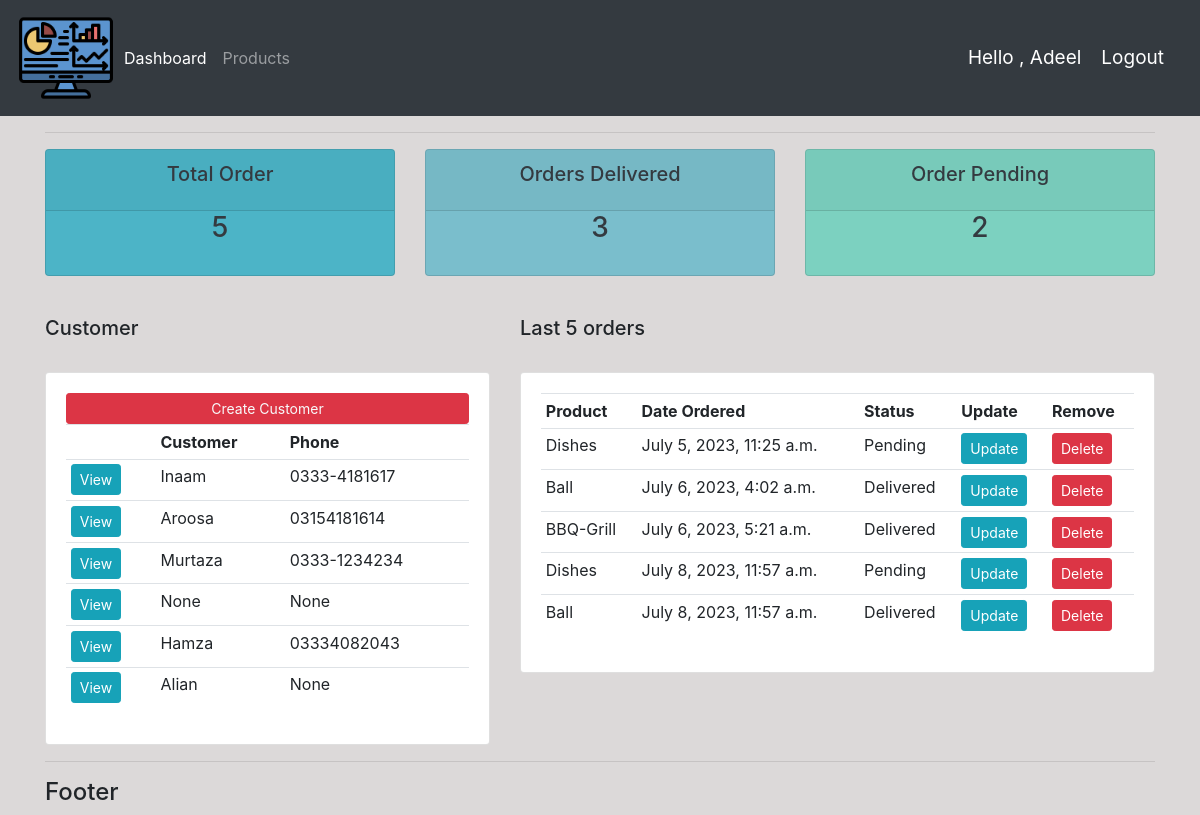
The app's page / (signed in) with its own data.
### accounts/models.py (models this page shows, shortened)
class Costumer(models.Model):
    user = models.OneToOneField(
        User, null=True, blank=True, on_delete=models.CASCADE)
    name = models.CharField(max_length=200, null=True)
    phone = models.CharField(max_length=200, null=True)
    email = models.CharField(max_length=200, null=True)
    profile_pic = models.ImageField(
        default='profile-pic.png', null=True, blank=True)
    date_created = models.DateTimeField(auto_now_add=True, null=True)

class Order(models.Model):
    STATUS = (
        ('Pending', 'Pending'),
        ('Out for Delivery', 'Out for Delivery'),
        ('Delivered', 'Delivered'),
    )
    costumer = models.ForeignKey(
        "Costumer", null=True, on_delete=models.SET_NULL)
    product = models.ForeignKey(
        "Product", null=True, on_delete=models.SET_NULL)
    date_created = models.DateTimeField(auto_now_add=True, null=True)
    status = models.CharField(max_length=200, null=True, choices=STATUS)
    note = models.CharField(max_length=1000, null=True)

class Product(models.Model):
    CATEGORY = (
        ('Indoor', 'Indoor'),
        ('Out door', 'Out door'),
    )
    name = models.CharField(max_length=200, null=True)
    price = models.FloatField(null=True)
    category = models.CharField(max_length=200, null=True, choices=CATEGORY)
    description = models.CharField(max_length=200, null=True, blank=True)
    date_created = models.DateTimeField(auto_now_add=True, null=True)
    tags = models.ManyToManyField(Tag)
    def __str__(self):
        return self.name

### accounts/decorators.py (the view)
    def wrapper_func(request, *args, **kwargs):
        group = None
        if request.user.groups.exists():
            group = request.user.groups.all()[0].name
        if group == 'costumer':
            return redirect('user-Page')
        if group == 'admin':
            return view_func(request, *args, **kwargs)

### accounts/views.py (called while the page is built)
@login_required(login_url='login')
@admin_only
def home(request):
    orders = Order.objects.all()
    costumers = Costumer.objects.all()
    total_costumers = costumers.count()
    total_orders = orders.count()
    delivered = orders.filter(status='Delivered').count()
    pending = orders.filter(status='Pending').count()
    context = {'costumers': costumers, 'orders': orders, 'total_costumers': total_costumers,
               'total_orders': total_orders, 'delivered': delivered, 'pending': pending, }
    return render(request, 'accounts/dashboard.html', context)

### accounts/templates/accounts/dashboard.html (shortened to what this page needs)
{% extends 'accounts/main.html' %} {% block content %}
{% include 'accounts/status.html' %}
<br />
<div class="container">
    <div class="row">
        <div class="col-md-5">
            <h5>Customer</h5>
            <br />
            <div class="card card-body">
                <a class="btn btn-danger btn-sm btn-block text-light">Create Customer</a>
                <table class="table table-sm">
                    <tr>
                        <th></th>
                        <th>Customer</th>
                        <th>Phone</th>
                    </tr>
                    {% for costumer in costumers %}
                    <tr>
                        <td>
                            <a class="btn btn-sm btn-info" href="{% url 'costumer' costumer.id %}">View</a>
                        </td>
                        <td>{{costumer.name}}</td>
                        <td>{{costumer.phone}}</td>
                    </tr>
                    {% endfor %}
                </table>
            </div>
        </div>
        <div class="col-md-7">
            <h5>Last 5 orders</h5>
            <br />
            <div class="card card-body">
                <table class="table table-sm">
                    <tr>
                        <th>Product</th>
                        <th>Date Ordered</th>
                        <th>Status</th>
                        <th>Update</th>
                        <th>Remove</th>
                    </tr>
                    {% for order in orders %}
                    <tr>
                        <td>{{order.product}}</td>
                        <td>{{order.date_created}}</td>
                        <td>{{order.status}}</td>
                        <td><a class="btn btn-sm btn-info" href="{% url 'update_order' order.id %}">Update</a></td>
                        <td><a class="btn btn-sm btn-danger" href="{% url 'delete_order' order.id %}">Delete</a></td>
                    </tr>
                    {% endfor %}
                </table>
            </div>
        </div>
    </div>
    {% endblock content %}

### accounts/templates/accounts/main.html (shortened to what this page needs)
{% load static %}
<!DOCTYPE html>
<html>
  <head>
    <link
      rel="stylesheet"
      href="https://cdn.jsdelivr.net/npm/bootstrap@4.0.0/dist/css/bootstrap.min.css"
    />
    <link
      rel="stylesheet"
      type="text/css"
      href="{% static '/css/main.css' %}"
    />
  </head>
  <body>
    {% include 'accounts/nav-bar.html' %} {% block content %} {% endblock %}
    <hr />
    <h4>Footer</h4>
  </body>
</html>

### accounts/templates/accounts/nav-bar.html (shortened to what this page needs)
{% load static %}
<nav class="navbar navbar-expand-lg navbar-dark bg-dark">
  <img src="{% static 'images/2.png' %}" width="100" height="100" />
  <div class="collapse navbar-collapse" id="navbarNav">
    <ul class="navbar-nav">
      {% if request.user.is_staff %}
      <li class="nav-item active">
        <a class="nav-link" href="{% url 'home' %}">Dashboard</a>
      </li>
      <li class="nav-item">
        <a class="nav-link" href="{% url 'products' %}">Products</a>
      </li>
      {% else %}
      <li class="nav-item">
        <a class="nav-link" href="{% url 'account' %}">Settings</a>
      </li>
      {% endif %}
    </ul>
  </div>
  <span class="hello-msg">Hello , {{request.user}}</span>
  <span><a class="hello-msg" href="{% url 'logout' %}">Logout</a></span>
</nav>

### accounts/templates/accounts/status.html
<div class="container">
  <hr />
  <div class="row">
    <div class="col-md">
      <div class="text-center text-dark card mb-3" id="total-orders">
        <div class="card-header">
          <h5 class="card-title">Total Order</h5>
        </div>
        <div class="class-body" style="height: 4rem">
          <h3 class="card-title">{{total_orders}}</h3>
        </div>
      </div>
    </div>
    <div class="col-md">
      <div class="text-center text-dark card mb-3" id="orders-delivered">
        <div class="card-header">
          <h5 class="card-title">Orders Delivered</h5>
        </div>
        <div class="class-body" style="height: 4rem">
          <h3 class="card-title">{{delivered}}</h3>
        </div>
      </div>
    </div>
    <div class="col-md">
      <div class="text-center text-dark card mb-3" id="orders-pending">
        <div class="card-header">
          <h5 class="card-title">Order Pending</h5>
        </div>
        <div class="class-body" style="height: 4rem">
          <h3 class="card-title">{{pending}}</h3>
        </div>
      </div>
    </div>
  </div>
</div>

### static/css/main.css (style rules this page uses)
body { background-color: rgb(220, 217, 217); }
#total-orders { background-color: #4cb4c7; }
#orders-delivered { background-color: #7abecc; }
#orders-pending { background-color: #7cd1c0; }

### accounts/templates/accounts/nav-bar.html (style rules this page uses)
.hello-msg { font-size: 19px; color: #fff; margin-right: 20px; }

### records on screen
Costumer: name "Inaam", phone "0333-4181617"
Costumer: name "Aroosa", phone "03154181614"
Costumer: name "Murtaza", phone "0333-1234234"
Costumer: name "None", phone "None"
Costumer: name "Hamza", phone "03334082043"
Costumer: name "Alian", phone "None"
Order: product "Dishes", date_created "July 5, 2023, 11:25 a.m.", status "Pending"
Order: product "Ball", date_created "July 6, 2023, 4:02 a.m.", status "Delivered"
Order: product "BBQ-Grill", date_created "July 6, 2023, 5:21 a.m.", status "Delivered"
Order: product "Dishes", date_created "July 8, 2023, 11:57 a.m.", status "Pending"
Order: product "Ball", date_created "July 8, 2023, 11:57 a.m.", status "Delivered"

### other values on screen
{{ request.user }} "Adeel"
{{ total_orders }} "5"
{{ delivered }} "3"
{{ pending }} "2"
